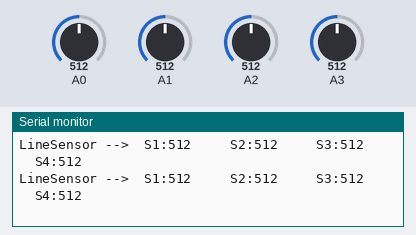
A sketch run on a simulated Arduino Uno, built with avr-gcc and run on an emulated ATmega328P. Shown: the last lines printed to the serial monitor. The inputs (shaded band) are chosen by the test bench; at power-on: A0 = 512, A1 = 512, A2 = 512, A3 = 512.

Above: at 1.8 s.
1.9 s: A0 set to 716
At 3.2 s:
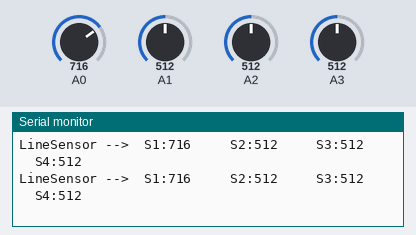
3.4 s: A1 set to 716
At 4.8 s:
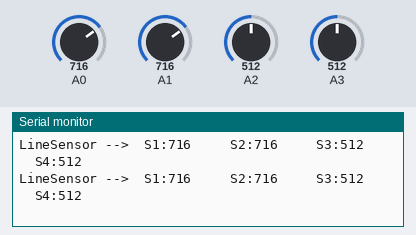
4.9 s: A2 set to 716
At 6.2 s:
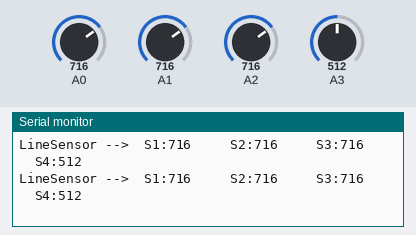
6.4 s: A3 set to 716
At 7.8 s:
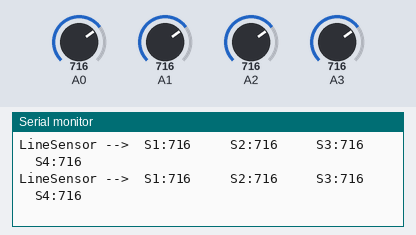
7.9 s: A0 set to 992
At 9.0 s:
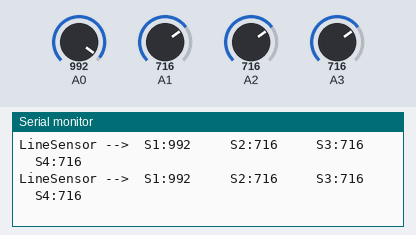
9.4 s: A1 set to 992
At 11.5 s:
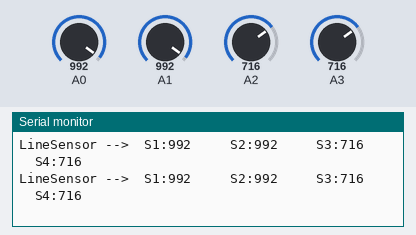
Timing chart, 0 to 11.9 s (numbered marks = the images above; inputs shaded):
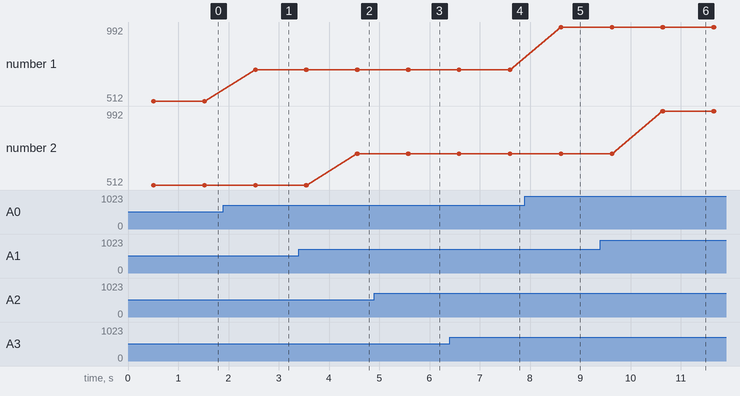

Measured:
- after the input at 1.9 s, the serial monitor: prints a new line after 0.63 s (image 1)
- after the input at 3.4 s, the serial monitor: prints a new line after 1.2 s (image 2)
- after the input at 4.9 s, the serial monitor: prints a new line after 0.67 s (image 3)
- after the input at 6.4 s, the serial monitor: prints a new line after 1.2 s (image 4)
- after the input at 7.9 s, the serial monitor: prints a new line after 0.71 s (image 5)
- after the input at 9.4 s, the serial monitor: prints a new line after 1.2 s (image 6)
- plotted number 1: 512 → 716 after the input at 1.9 s, 716 → 992 after the input at 7.9 s

The sketch:

LineSensorSimple.ino
```cpp
/*
 *  Hispalis RobIOTics Arduino Trainer
 *
 *  Programa: LineSensor
 *
 *  Proposito:
 *
 *      Test del sensor de Linea
 *
 *  Version: ArduinoTrainer v1.0 / Hercules v1.0
 *  Revision:Octubre 2017
 *
 *  Proposito:
 *
 *      1)    Test del Sensor de Linea integrado
 *
 *      *)    Conceptos de Programacion: Caracteres ASCII
 *                                    Funciones de libreria: String()
 *
 *  Notas:
 *
 *  El sensor emplea las entradas analógicas A0 - A3
 *
 */


//    Constantes de preprocesador
#define PARA delay(500)


void setup()
{
  Serial.begin( 115200 );
}

void loop()
{
  int s1 , s2 , s3 , s4;
  int ind;

  for(;;)
  {
    s1 = analogRead( A0 );
    s2 = analogRead( A1 );
    s3 = analogRead( A2 );
    s4 = analogRead( A3 );
    PARA;

    for( ind =0; ind <4 ; ind++)
      Serial.println("LineSensor -->\tS1:"+String(s1)+"   \tS2:"+String(s2)+"   \tS3:"+String(s3)+"   \tS4:"+String(s4) );
    PARA;
  }
}
```
